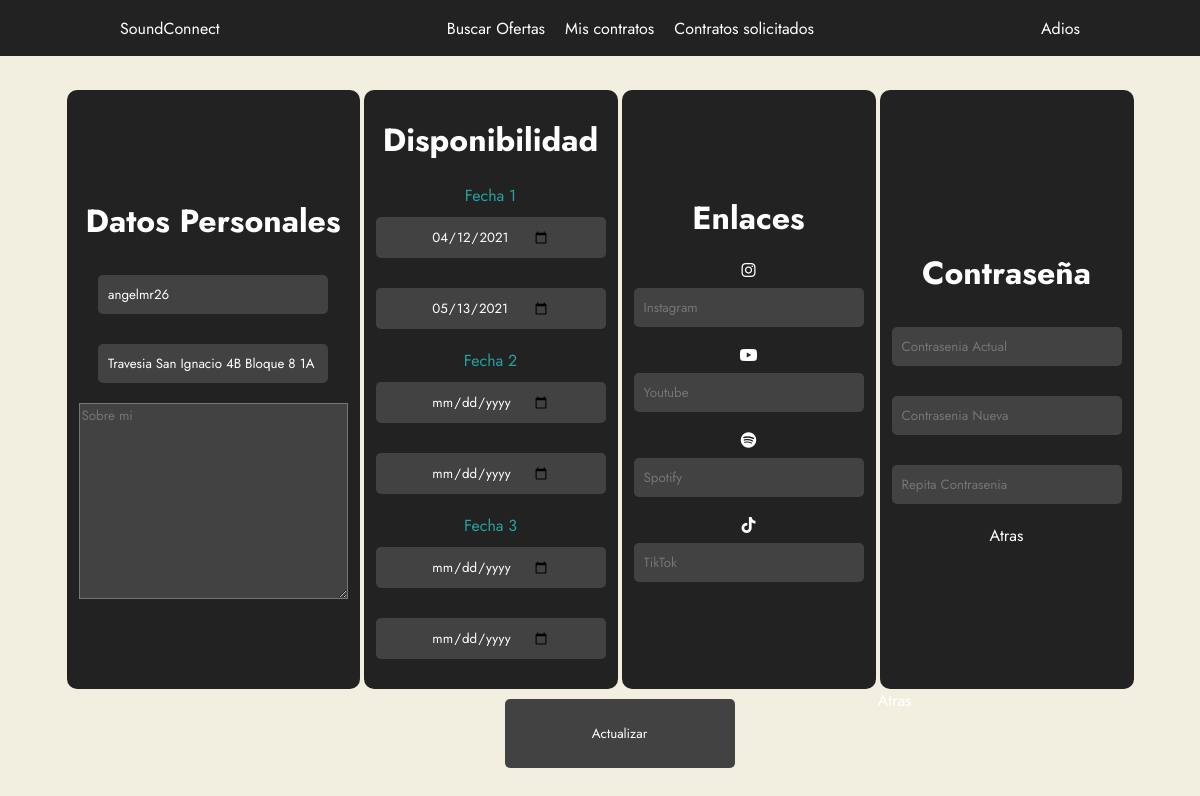
The app's page /Vista/perfil_user.php (signed in) with its own data.
### tables this page shows
CREATE TABLE `usuario` (
  `idUser` int(11) NOT NULL,
  `nombre` varchar(255) NOT NULL,
  `correo` varchar(255) NOT NULL,
  `contraseña` varchar(255) NOT NULL,
  `direccion` varchar(255) NOT NULL,
  `disponibilidad_inicio1` date DEFAULT NULL,
  `disponibilidad_fin1` date DEFAULT NULL,
  `activo` tinyint(4) NOT NULL,
  `disponibilidad_inicio2` date DEFAULT NULL,
  `disponibilidad_fin2` date DEFAULT NULL,
  `disponibilidad_inicio3` date DEFAULT NULL,
  `disponibilidad_fin3` date DEFAULT NULL,
  `etiqueta1` varchar(255) NOT NULL,
  `etiqueta2` varchar(255) NOT NULL,
  `etiqueta3` varchar(255) NOT NULL
);

### Modelo/usuario.php (called while the page is built, shortened)
<?php
function findOneByCorreoUser($correo)
{
    $sqlFindOne = "SELECT * FROM usuario WHERE correo = '$correo'";
    $result = $GLOBALS["bd"]->query($sqlFindOne);
    $res = $result->fetch(PDO::FETCH_ASSOC);
    return $res;
}

### Controlador/datosperfil_user.php (called while the page is built)
<?php
include("../Modelo/usuario.php");
if (isset($_SESSION["correo"])) {
    $correo = $_SESSION["correo"];
    $user = findOneByCorreoUser($correo);
} else {
    header("Location:../Vista/Error.html");
}
?>

### Vista/perfil_user.php (the view, shortened to what this page needs)
<?php
include("./assets/includes/header.php");
include("../Controlador/datosperfil_user.php");
?>
<!DOCTYPE html>
<html lang="en">
<head>
    <link rel="stylesheet" href="./assets/css/perfil_user.css">
</head>
<body>
    <div id="contenedor">
        <form action="../Controlador/actualizarperfil_user.php" method="post">
            <fieldset>
                <h1>Datos Personales</h1>
                <input type="text" name="username" placeholder="Nombre" value="<?php if (isset($user['nombre']))
                                                                                    echo $user['nombre'] ?>" />
                <input type="text" name="direccion" placeholder="Direccion" value="<?php if (isset($user['direccion']))
                                                                                        echo $user['direccion'] ?>" />
                <textarea name="sobre_mi" placeholder="Sobre mi" rows="10" cols="34"><?php if (isset($user["sobre_mi"]))
                                                                                            echo $user["sobre_mi"] ?></textarea>
            </fieldset>
            <fieldset>
                <h1>Disponibilidad</h1>
                <label for="chk" aria-hidden="true">Fecha 1</label>
                <input type="date" name="disponibilidad_inicio1" value="<?php if (isset($user['disponibilidad_inicio1']))
                                                                            echo $user['disponibilidad_inicio1'] ?>" />
                <input type="date" name="disponibilidad_fin1" value="<?php if (isset($user['disponibilidad_fin1']))
                                                                            echo $user['disponibilidad_fin1'] ?>" />
                <label for="chk" aria-hidden="true">Fecha 2 </label>
                <input type="date" name="disponibilidad_inicio2" value="<?php if (isset($user['disponibilidad_inicio2']))
                                                                            echo $user['disponibilidad_inicio2'] ?>" />
                <input type="date" name="disponibilidad_fin2" value="<?php if (isset($user['disponibilidad_fin2']))
                                                                            echo $user['disponibilidad_fin2'] ?>" />
                <label for="chk" aria-hidden="true">Fecha 3</label>
                <input type="date" name="disponibilidad_inicio3" value="<?php if (isset($user['disponibilidad_inicio3']))
                                                                            echo $user['disponibilidad_inicio3'] ?>" />
                <input type="date" name="disponibilidad_fin3" value="<?php if (isset($user['disponibilidad_fin3']))
                                                                            echo $user['disponibilidad_fin3'] ?>" />
            </fieldset>
            <fieldset>
                <h1>Enlaces</h1>
                <i class="fa-brands fa-instagram"></i>
                <input type="text" name="instagram" placeholder="Instagram" value="<?php if (isset($user['instagram']))
                                                                                    echo $user['instagram'] ?>" />
                <i class="fa-brands fa-youtube"></i>
                <input type="text" name="yt" placeholder="Youtube" value="<?php if (isset($user['yt']))
                                                                                echo $user['yt'] ?>" />
                <i class="fa-brands fa-spotify"></i>
                <input type="text" name="spotify" placeholder="Spotify" value="<?php if (isset($user['spotify']))
                                                                                    echo $user['spotify'] ?>" />
                <i class="fa-brands fa-tiktok"></i>
                <input type="text" name="tiktok" placeholder="TikTok" value="<?php if (isset($user['tiktok']))
                                                                                    echo $user['tiktok'] ?>" />
            </fieldset>
            <fieldset>
                <h1>Contraseña</h1>
                <input type="password" name="passwordActual" placeholder="Contrasenia Actual">
                <input type="password" name="passwordNueva" placeholder="Contrasenia Nueva">
                <input type="password" name="passwordNuevaComprobar" placeholder="Repita Contrasenia ">
                <a href="../Vista/index_user.php">Atras</a>
            </fieldset>
            <input type="submit" name="submit" value="Actualizar">
            <a href="../Vista/index_user.php">Atras</a>
        </form>
    </div>
</body>
</html>

### Vista/assets/css/header.css (style rules this page uses)
body { background: #F3EFE0; }
a { text-decoration: none; color:#fff; }

### Vista/assets/css/perfil_user.css (style rules this page uses)
* { font-family: 'Jost', sans-serif; }
form { display: grid; grid-template-columns: repeat(4, 0.2fr); justify-content: center; }
fieldset { margin-top: 20px; display: flex; align-items: center; background-color: #222222; flex-direction: column; border: none; border-radius: 10px; justify-content: center; }
#contenedor { margin-top: 70px; }
input { margin: 10px auto 20px; width: 230px; background: #434242; justify-content: center; display: flex; padding: 10px; border: none; outline: none; border-radius: 5px; color: #fff; }
h1 { color: #fff; }
input[type=submit] { grid-column: 4/2; height: 100%; }
textarea { background: #434242; color: #fff; }
label { color: #22a39f;; }
fieldset > h1 { justify-content:flex-start }
i { color: #fff; }

### records on screen
usuario: username "angelmr26", direccion "Travesia San Ignacio 4B Bloque 8 1A", disponibilidad_inicio1 "04/12/2021", disponibilidad_fin1 "05/13/2021"
